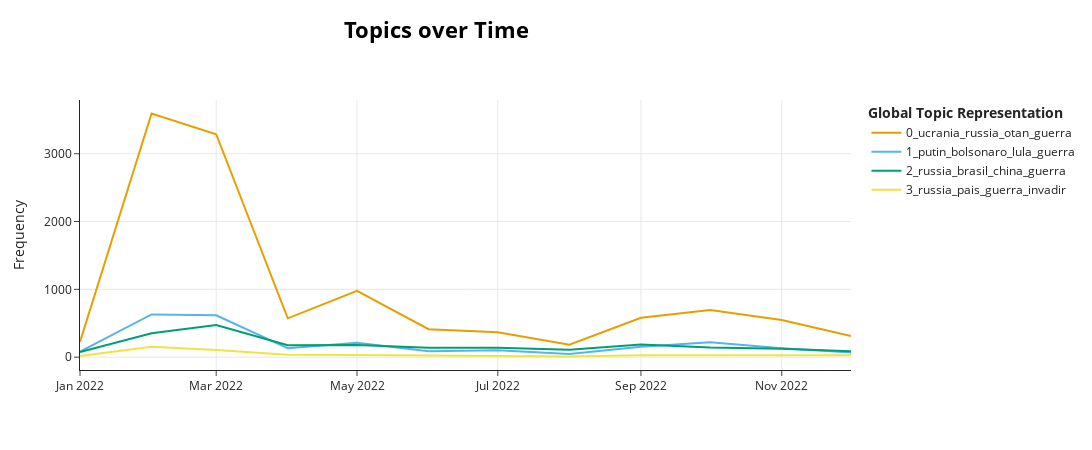

The code cell stored with this chart in its notebook:
### Code cell
topic_model.visualize_topics_over_time(topics_over_time)

### Figure 1 — Plotly figure (JSON) as saved in the notebook; plotly's stock layout.template omitted (floating-point values rounded to 4 significant figures)
{"data": [{"hoverinfo": "text", "hovertext": ["<b>Topic 0</b><br>Words: ucrania, russia, otan, guerra, putin", "<b>Topic 0</b><br>Words: ucrania, russia, otan, guerra, putin", "<b>Topic 0</b><br>Words: ucrania, russia, guerra, otan, putin", "<b>Topic 0</b><br>Words: ucrania, russia, guerra, otan, pais", "<b>Topic 0</b><br>Words: ucrania, russia, otan, guerra, pais", "<b>Topic 0</b><br>Words: ucrania, russia, guerra, otan, pais", "<b>Topic 0</b><br>Words: ucrania, russia, guerra, otan, pais", "<b>Topic 0</b><br>Words: ucrania, russia, guerra, otan, pais", "<b>Topic 0</b><br>Words: ucrania, russia, guerra, otan, russos", "<b>Topic 0</b><br>Words: ucrania, russia, guerra, otan, putin", "<b>Topic 0</b><br>Words: ucrania, russia, guerra, otan, pais", "<b>Topic 0</b><br>Words: ucrania, russia, guerra, otan, putin"], "marker": {"color": "#E69F00"}, "mode": "lines", "name": "0_ucrania_russia_otan_guerra", "type": "scatter", "x": ["2022-01-01T00:00:00.000000000", "2022-02-01T00:00:00.000000000", "2022-03-01T00:00:00.000000000", "2022-04-01T00:00:00.000000000", "2022-05-01T00:00:00.000000000", "2022-06-01T00:00:00.000000000", "2022-07-01T00:00:00.000000000", "2022-08-01T00:00:00.000000000", "2022-09-01T00:00:00.000000000", "2022-10-01T00:00:00.000000000", "2022-11-01T00:00:00.000000000", "2022-12-01T00:00:00.000000000"], "y": [226, 3593, 3287, 573, 979, 413, 367, 184, 581, 696, 549, 311]}, {"hoverinfo": "text", "hovertext": ["<b>Topic 1</b><br>Words: putin, bolsonaro, presidente, cara, brasil", "<b>Topic 1</b><br>Words: putin, bolsonaro, guerra, mundo, presidente", "<b>Topic 1</b><br>Words: putin, bolsonaro, guerra, lula, poder", "<b>Topic 1</b><br>Words: putin, bolsonaro, lula, governo, guerra", "<b>Topic 1</b><br>Words: putin, lula, bolsonaro, guerra, zelensky", "<b>Topic 1</b><br>Words: putin, bolsonaro, lula, guerra, mundo", "<b>Topic 1</b><br>Words: putin, bolsonaro, guerra, lula, mundo", "<b>Topic 1</b><br>Words: putin, bolsonaro, lula, presidente, poder", "<b>Topic 1</b><br>Words: putin, bolsonaro, lula, guerra, poder", "<b>Topic 1</b><br>Words: putin, bolsonaro, lula, governo, guerra", "<b>Topic 1</b><br>Words: putin, bolsonaro, lula, governo, presidente", "<b>Topic 1</b><br>Words: putin, lula, poder, guerra, bolsonaro"], "marker": {"color": "#56B4E9"}, "mode": "lines", "name": "1_putin_bolsonaro_lula_guerra", "type": "scatter", "x": ["2022-01-01T00:00:00.000000000", "2022-02-01T00:00:00.000000000", "2022-03-01T00:00:00.000000000", "2022-04-01T00:00:00.000000000", "2022-05-01T00:00:00.000000000", "2022-06-01T00:00:00.000000000", "2022-07-01T00:00:00.000000000", "2022-08-01T00:00:00.000000000", "2022-09-01T00:00:00.000000000", "2022-10-01T00:00:00.000000000", "2022-11-01T00:00:00.000000000", "2022-12-01T00:00:00.000000000"], "y": [81, 631, 618, 133, 211, 89, 101, 46, 154, 220, 133, 68]}, {"hoverinfo": "text", "hovertext": ["<b>Topic 2</b><br>Words: russia, china, brasil, ouro, eua", "<b>Topic 2</b><br>Words: russia, brasil, china, eua, paises", "<b>Topic 2</b><br>Words: russia, brasil, china, petroleo, mundo", "<b>Topic 2</b><br>Words: russia, brasil, china, dolar, guerra", "<b>Topic 2</b><br>Words: russia, brasil, china, guerra, mundo", "<b>Topic 2</b><br>Words: russia, brasil, petroleo, china, guerra", "<b>Topic 2</b><br>Words: russia, brasil, china, paises, dolar", "<b>Topic 2</b><br>Words: russia, brasil, china, guerra, paises", "<b>Topic 2</b><br>Words: russia, gas, china, europa, brasil", "<b>Topic 2</b><br>Words: russia, brasil, china, mundo, guerra", "<b>Topic 2</b><br>Words: russia, brasil, china, mundo, guerra", "<b>Topic 2</b><br>Words: brasil, russia, china, dolar, guerra"], "marker": {"color": "#009E73"}, "mode": "lines", "name": "2_russia_brasil_china_guerra", "type": "scatter", "x": ["2022-01-01T00:00:00.000000000", "2022-02-01T00:00:00.000000000", "2022-03-01T00:00:00.000000000", "2022-04-01T00:00:00.000000000", "2022-05-01T00:00:00.000000000", "2022-06-01T00:00:00.000000000", "2022-07-01T00:00:00.000000000", "2022-08-01T00:00:00.000000000", "2022-09-01T00:00:00.000000000", "2022-10-01T00:00:00.000000000", "2022-11-01T00:00:00.000000000", "2022-12-01T00:00:00.000000000"], "y": [76, 352, 474, 175, 180, 139, 138, 110, 187, 143, 126, 86]}, {"hoverinfo": "text", "hovertext": ["<b>Topic 3</b><br>Words: russia, guerra, contra, pais, outros outros", "<b>Topic 3</b><br>Words: russia, pais, guerra, invadir, russia invadir", "<b>Topic 3</b><br>Words: russia, guerra, pais, brasil, sancoes", "<b>Topic 3</b><br>Words: russia, pais, guerra, invadir, brasil", "<b>Topic 3</b><br>Words: russia, pais, guerra, invadir, brasil", "<b>Topic 3</b><br>Words: russia, guerra, pais, sancoes, grande exercito", "<b>Topic 3</b><br>Words: russia, policia federal, guerra, pais, russia nesse", "<b>Topic 3</b><br>Words: russia, corrupto acredita, unidos daria, golpe juntaria, juntaria resistencia", "<b>Topic 3</b><br>Words: russia, pais, guerra, unidos, estados unidos", "<b>Topic 3</b><br>Words: russia, pais, guerra, brasil, mundo", "<b>Topic 3</b><br>Words: russia, pais, guerra, invadir, russia invadir", "<b>Topic 3</b><br>Words: russia, pais, invadiu, guerra, brasil"], "marker": {"color": "#F0E442"}, "mode": "lines", "name": "3_russia_pais_guerra_invadir", "type": "scatter", "x": ["2022-01-01T00:00:00.000000000", "2022-02-01T00:00:00.000000000", "2022-03-01T00:00:00.000000000", "2022-04-01T00:00:00.000000000", "2022-05-01T00:00:00.000000000", "2022-06-01T00:00:00.000000000", "2022-07-01T00:00:00.000000000", "2022-08-01T00:00:00.000000000", "2022-09-01T00:00:00.000000000", "2022-10-01T00:00:00.000000000", "2022-11-01T00:00:00.000000000", "2022-12-01T00:00:00.000000000"], "y": [17, 154, 105, 35, 31, 23, 13, 10, 29, 31, 32, 27]}], "layout": {"height": 450, "hoverlabel": {"bgcolor": "white", "font": {"family": "Rockwell", "size": 16}}, "legend": {"title": {"text": "<b>Global Topic Representation"}}, "title": {"font": {"color": "Black", "size": 22}, "text": "<b>Topics over Time</b>", "x": 0.4, "xanchor": "center", "y": 0.95, "yanchor": "top"}, "width": 1250, "xaxis": {"showgrid": true}, "yaxis": {"showgrid": true, "title": {"text": "Frequency"}}}}
